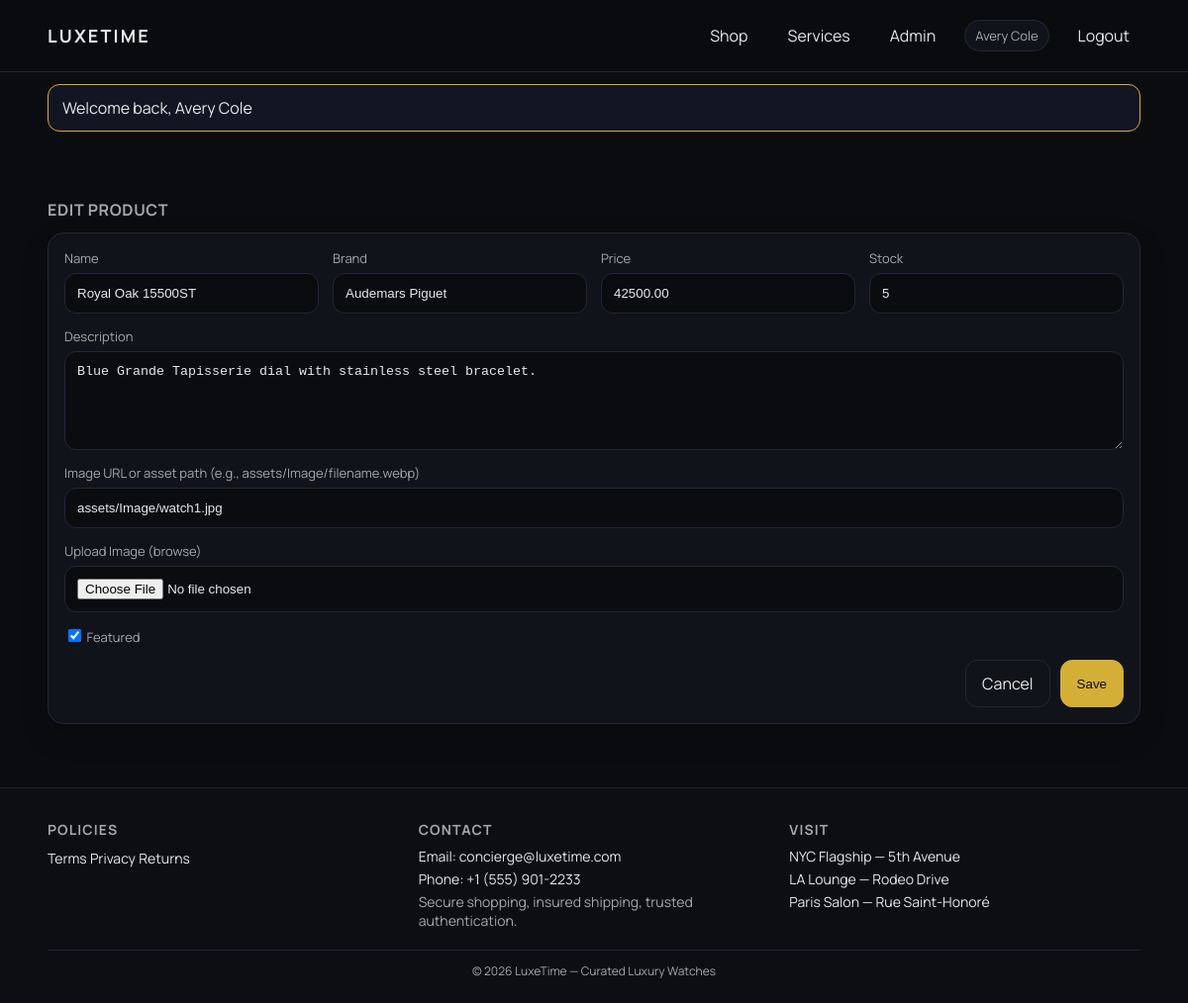
Page /admin/product_edit.php?id=1 (signed in) on the committed database.
### tables this page shows
CREATE TABLE products (
    id INT AUTO_INCREMENT PRIMARY KEY,
    name VARCHAR(150) NOT NULL,
    brand VARCHAR(80) NOT NULL,
    price DECIMAL(10,2) NOT NULL,
    description TEXT,
    image_url VARCHAR(255),
    stock INT NOT NULL DEFAULT 0,
    featured TINYINT(1) NOT NULL DEFAULT 0,
    created_at TIMESTAMP DEFAULT CURRENT_TIMESTAMP
);

### includes/functions.php (called while the page is built, shortened)
<?php
function e($value): string
{
    return htmlspecialchars((string)($value ?? ''), ENT_QUOTES, 'UTF-8');
}
function base_url(string $path = ''): string
{
    $base = rtrim(BASE_PATH, '/');
    $prefix = $base === '' ? '' : $base . '/';
    return $prefix . ltrim($path, '/');
}

### admin/product_edit.php (the view, shortened to what this page needs)
<?php
require_once __DIR__ . '/../includes/header.php';
$pdo = get_pdo();
$id = isset($_GET['id']) ? (int)$_GET['id'] : 0;
$product = [
    'name' => '',
    'brand' => '',
    'price' => '',
    'description' => '',
    'image_url' => '',
    'stock' => 0,
    'featured' => 0,
];
if ($id) {
    $stmt = $pdo->prepare('SELECT * FROM products WHERE id = ?');
    $stmt->execute([$id]);
    $product = $stmt->fetch();
}
?>
<div class="section-title"><h2><?php echo $id ? 'Edit Product' : 'Add Product'; ?></h2></div>
<div class="card">
    <form method="post" class="form-grid" enctype="multipart/form-data">
        <div class="input-field">
            <label>Name</label>
            <input type="text" name="name" value="<?php echo e($product['name']); ?>" required>
        </div>
        <div class="input-field">
            <label>Brand</label>
            <input type="text" name="brand" value="<?php echo e($product['brand']); ?>" required>
        </div>
        <div class="input-field">
            <label>Price</label>
            <input type="number" step="0.01" name="price" value="<?php echo e($product['price']); ?>" required>
        </div>
        <div class="input-field">
            <label>Stock</label>
            <input type="number" name="stock" value="<?php echo e($product['stock']); ?>" required>
        </div>
        <div class="input-field" style="grid-column:1 / -1;">
            <label>Description</label>
            <textarea name="description"><?php echo e($product['description']); ?></textarea>
        </div>
        <div class="input-field" style="grid-column:1 / -1;">
            <label>Image URL or asset path (e.g., assets/Image/filename.webp)</label>
            <input type="text" name="image_url" value="<?php echo e($product['image_url']); ?>">
        </div>
        <div class="input-field" style="grid-column:1 / -1;">
            <label>Upload Image (browse)</label>
            <input type="file" name="image_file" accept="image/*">
        </div>
        <div class="input-field">
            <label><input type="checkbox" name="featured" <?php echo $product['featured'] ? 'checked' : ''; ?>> Featured</label>
        </div>
        <div style="grid-column:1 / -1; display:flex; gap:10px; justify-content:flex-end;">
            <a class="btn ghost" href="<?php echo base_url('admin/products.php'); ?>">Cancel</a>
            <button class="btn primary" type="submit">Save</button>
        </div>
    </form>
</div>
<?php require_once __DIR__ . '/../includes/footer.php'; ?>

### assets/css/styles.css (style rules this page uses)
:root { --bg: #0B0C10; --card: #11131A; --text: #E8E8EA; --muted: #A6A7AD; --line: #23263A; --accent: #D4AF37; --accent-soft: rgba(212, 175, 55, 0.12); --radius: 16px; --shadow: 0 24px 60px rgba(0,0,0,0.3); }
* { box-sizing: border-box; }
html, body { margin:0; padding:0; background: var(--bg); color: var(--text); font-family:'Manrope', system-ui, -apple-system, sans-serif; }
a { color: var(--text); text-decoration: none; }
.btn { display:inline-flex; align-items:center; justify-content:center; gap:8px; padding:12px 16px; border-radius:12px; border:1px solid var(--line); background: var(--card); color: var(--text); cursor:pointer; transition: all .2s ease; }
.btn.primary { background: var(--accent); color:#0B0C10; border-color: var(--accent); }
.btn.ghost { background: transparent; }
.section-title { display:flex; align-items:center; justify-content:space-between; margin:24px 0 12px; }
.section-title h2 { margin:0; letter-spacing:0.04em; text-transform:uppercase; font-size:16px; color: var(--muted); }
.card { background: var(--card); border:1px solid var(--line); border-radius: var(--radius); padding:16px; display:flex; flex-direction:column; gap:12px; transition: transform .2s ease, border-color .2s ease; box-shadow:0 12px 28px rgba(0,0,0,0.18); }
.fade-target { opacity: 0; transform: translateY(10px); transition: all .4s ease; }
.fade-target.visible { opacity: 1; transform: translateY(0); }
.form-grid { display:grid; grid-template-columns: repeat(auto-fit, minmax(240px,1fr)); gap:14px; }
.input-field { display:flex; flex-direction:column; gap:6px; }
.input-field label { color: var(--muted); font-size:13px; }
.input-field input, .input-field textarea, .input-field select { padding:12px; border-radius:12px; border:1px solid var(--line); background:#0b0c10; color: var(--text); }
.input-field textarea { min-height:100px; }

### rows in the picture
products: name "Royal Oak 15500ST", brand "Audemars Piguet", price "42500.00", stock "5", description "Blue Grande Tapisserie dial with stainless steel bracelet.", image_url "assets/Image/watch1.jpg", featured "☑"

### other values in the picture
$user['full_name'] "Avery Cole"
$flash['message'] "Welcome back, Avery Cole"
